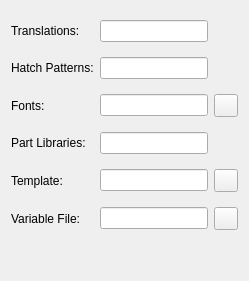
    <widget class="QWidget" name="tab_2">
     <attribute name="title">
      <string>&amp;Paths</string>
     </attribute>
     <layout class="QGridLayout" rowstretch="0,0,0,0,0,0,0" columnminimumwidth="0,0,0,0">
      <property name="topMargin">
       <number>20</number>
      </property>
      <property name="verticalSpacing">
       <number>15</number>
      </property>
      <item row="4" column="0">
       <widget class="QLabel" name="textLabel7">
        <property name="text">
         <string>Template:</string>
        </property>
        <property name="wordWrap">
         <bool>false</bool>
        </property>
       </widget>
      </item>
      <item row="4" column="3">
       <widget class="QToolButton" name="btTemplate">
        <property name="icon">
         <iconset resource="../../../res/icons/icons.qrc">
          <normaloff>:/icons/open.svg</normaloff>:/icons/open.svg</iconset>
        </property>
       </widget>
      </item>
      <item row="3" column="2">
       <widget class="QLineEdit" name="lePathLibrary"/>
      </item>
      <item row="0" column="2">
       <widget class="QLineEdit" name="lePathTranslations"/>
      </item>
      <item row="5" column="0">
       <widget class="QLabel" name="label_4">
        <property name="text">
         <string>Variable File:</string>
        </property>
       </widget>
      </item>
      <item row="2" column="0">
       <widget class="QLabel" name="textLabel4">
        <property name="text">
         <string>Fonts:</string>
        </property>
        <property name="wordWrap">
         <bool>false</bool>
        </property>
       </widget>
      </item>
      <item row="2" column="2">
       <widget class="QLineEdit" name="lePathFonts"/>
      </item>
      <item row="0" column="0">
       <widget class="QLabel" name="textLabel2">
        <property name="text">
         <string>Translations:</string>
        </property>
        <property name="wordWrap">
         <bool>false</bool>
        </property>
       </widget>
      </item>
      <item row="1" column="0">
       <widget class="QLabel" name="textLabel3">
        <property name="text">
         <string>Hatch Patterns:</string>
        </property>
        <property name="wordWrap">
         <bool>false</bool>
        </property>
       </widget>
      </item>
      <item row="5" column="2">
       <widget class="QLineEdit" name="variablefile_field"/>
      </item>
      <item row="3" column="0">
       <widget class="QLabel" name="textLabel6">
        <property name="text">
         <string>Part Libraries:</string>
        </property>
        <property name="wordWrap">
         <bool>false</bool>
        </property>
       </widget>
      </item>
      <item row="1" column="2">
       <widget class="QLineEdit" name="lePathHatch"/>
      </item>
      <item row="4" column="2">
       <widget class="QLineEdit" name="leTemplate"/>
      </item>
      <item row="2" column="3">
       <widget class="QToolButton" name="fonts_button">
        <property name="icon">
         <iconset resource="../../../res/icons/icons.qrc">
          <normaloff>:/icons/open.svg</normaloff>:/icons/open.svg</iconset>
        </property>
       </widget>
      </item>
      <item row="5" column="3">
       <widget class="QToolButton" name="variablefile_button">
        <property name="icon">
         <iconset resource="../../../res/icons/icons.qrc">
          <normaloff>:/icons/open.svg</normaloff>:/icons/open.svg</iconset>
        </property>
       </widget>
      </item>
      <item row="6" column="2">
       <spacer name="verticalSpacer_3">
        <property name="orientation">
         <enum>Qt::Vertical</enum>
        </property>
        <property name="sizeHint" stdset="0">
         <size>
          <width>20</width>
          <height>40</height>
         </size>
        </property>
       </spacer>
      </item>
     </layout>
    </widget>
